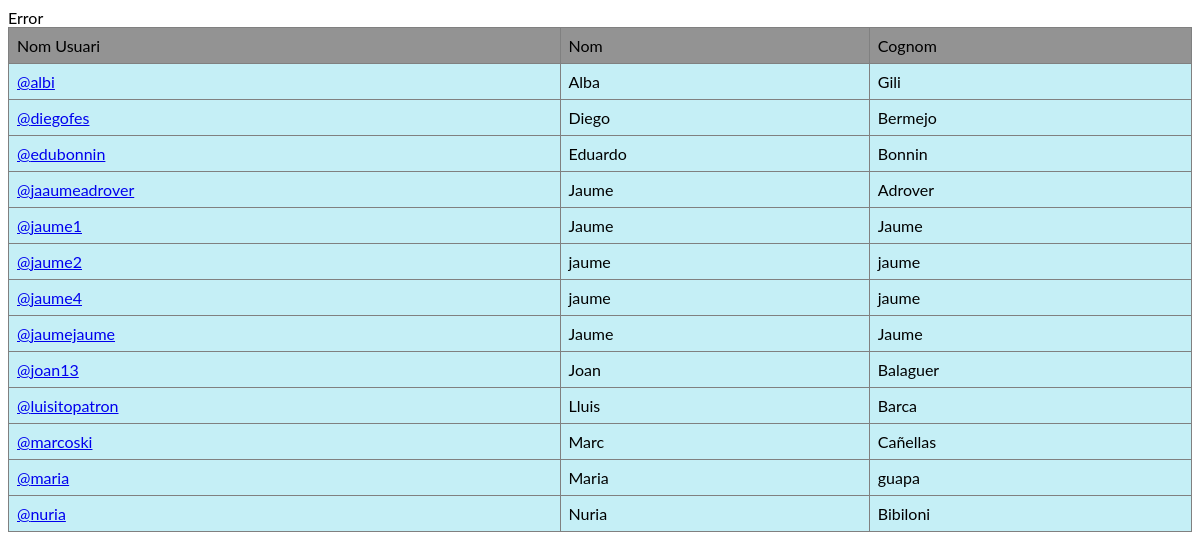
Page /SocialNetwork/html/cerca.php on the committed database.
### tables this page shows
CREATE TABLE `usuari` (
  `idUsuari` varchar(20) NOT NULL,
  `nom` varchar(15) DEFAULT NULL,
  `cognom` varchar(15) DEFAULT NULL,
  `dataNaixament` date DEFAULT NULL,
  `telefon` varchar(9) DEFAULT NULL,
  `email` varchar(30) DEFAULT NULL,
  `contrasenya` varchar(25) DEFAULT NULL,
  `sexe` enum('home','dona','altres') DEFAULT NULL
);

### SocialNetwork/html/cerca.php (the view, shortened to what this page needs)
<?php
    include "../includes/conection.php";
    $prova = $_GET["search"];
    $string="SELECT Usuari.idUsuari,Usuari.nom,Usuari.cognom FROM Usuari WHERE idUsuari LIKE '" . $prova . "%'";
    $consulta=mysqli_query($conexio,$string);
    $count=mysqli_num_rows($consulta);
    if ($count>0) {
        ?>
    <div style="text-align:center;">
        <table border="1" style="margin: 0 auto;">
     <tr>
                <td>Nom Usuari</td>
                <td>Nom</td>
                <td>Cognom</td>
            </tr>
    <?php
        while($row=mysqli_fetch_array($consulta)){
    ?>
            <tr>
            <?php
                $cadena="perfilExtern.php?id=" . $row["idUsuari"];
                ?>
                <td><a href=<?php echo $cadena; ?>><?php echo "@" . $row["idUsuari"]; ?></a></td>
                <td><?php echo $row["nom"];?></td>
                <td><?php echo $row["cognom"];?></td>
             </tr>
            <?php
            }
    ?>
        </table>
    </div>
    <?php
    }else{
        echo "No s'ha trobat res";
    }
        ?>
<html>
</html>

### SocialNetwork/html/cerca.php (style rules this page uses)
table { border-collapse: collapse; width: 100%; }
th, td { text-align: left; padding: 8px; }
tr:nth-child(n) { background-color: #C5EFF6; }
tr:nth-child(1) { background-color: #939393; }

### rows in the picture
usuari: idUsuari "albi", nom "Alba", cognom "Gili"
usuari: idUsuari "diegofes", nom "Diego", cognom "Bermejo"
usuari: idUsuari "edubonnin", nom "Eduardo", cognom "Bonnin"
usuari: idUsuari "jaaumeadrover", nom "Jaume", cognom "Adrover"
usuari: idUsuari "jaume1", nom "Jaume", cognom "Jaume"
usuari: idUsuari "jaume2", nom "jaume", cognom "jaume"
usuari: idUsuari "jaume4", nom "jaume", cognom "jaume"
usuari: idUsuari "jaumejaume", nom "Jaume", cognom "Jaume"
usuari: idUsuari "joan13", nom "Joan", cognom "Balaguer"
usuari: idUsuari "luisitopatron", nom "Lluis", cognom "Barca"
usuari: idUsuari "marcoski", nom "Marc", cognom "Cañellas"
usuari: idUsuari "maria", nom "Maria", cognom "guapa"
usuari: idUsuari "nuria", nom "Nuria", cognom "Bibiloni"
